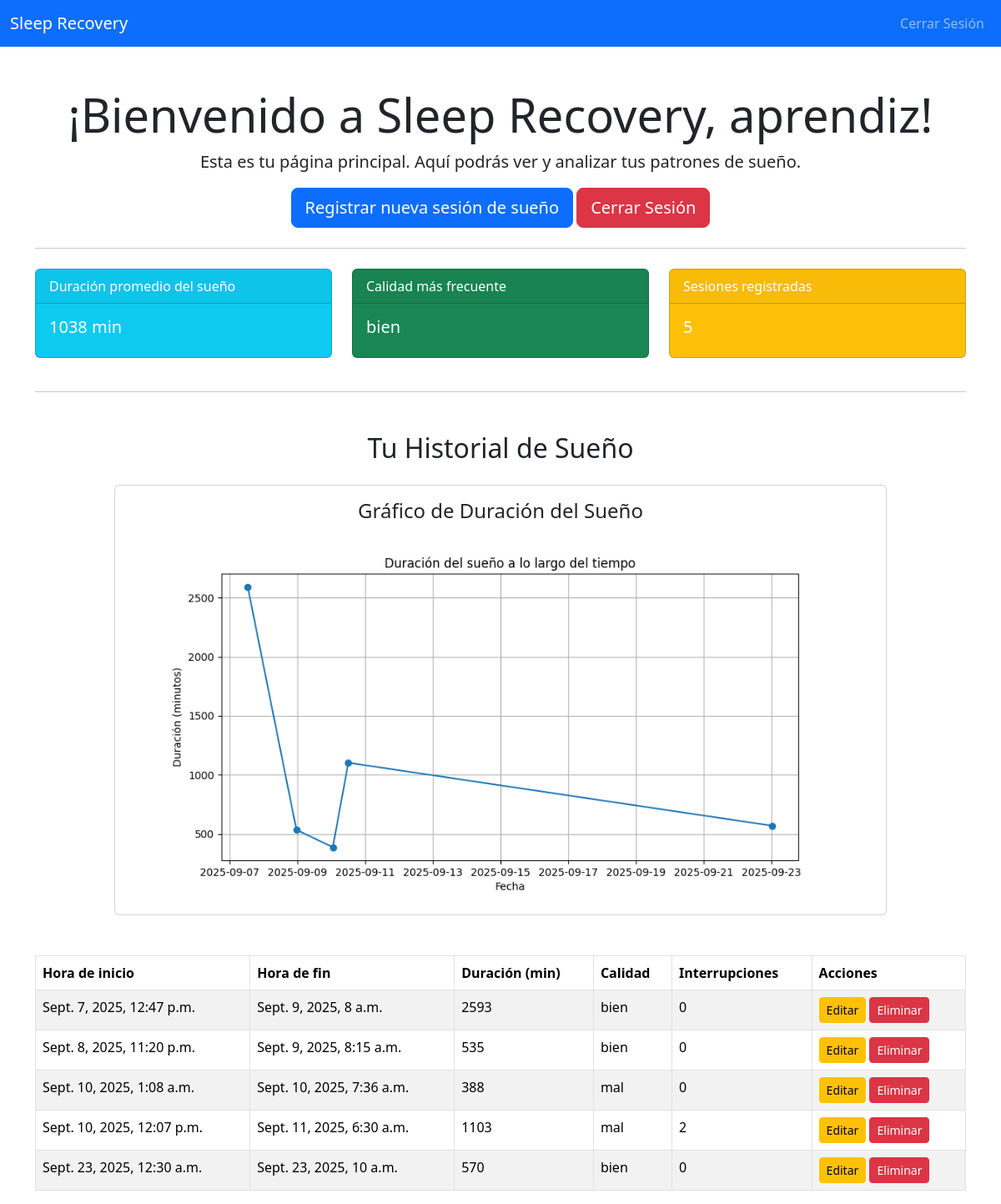
The app's page / (signed in) with its own data.
### users/models.py (models this page shows, shortened)
class SleepQualityOption(models.Model):
    quality_label = models.CharField(max_length=255, unique=True)
    def __str__(self):
        return self.quality_label

class SleepSession(models.Model):
    user = models.ForeignKey(User, on_delete=models.CASCADE)
    start_time = models.DateTimeField()
    end_time = models.DateTimeField()
    duration = models.IntegerField() # Duration in minutes
    quality = models.ForeignKey(SleepQualityOption, on_delete=models.SET_NULL, null=True)
    sleep_interruptions = models.IntegerField(default=0, null=True, blank=True)
    sleep_stage_data = models.JSONField(null=True, blank=True)
    recorded_at = models.DateTimeField(auto_now_add=True)

### users/views.py (the view)
# urls.py: path('', views.dashboard, name='dashboard'),
@login_required
def dashboard(request):
    sleep_sessions = SleepSession.objects.filter(user=request.user).order_by('start_time')
    sessions_data = list(sleep_sessions.values('start_time', 'end_time', 'duration', 'quality__quality_label'))
    chart_url = None
    average_duration = 0
    total_sessions = 0
    most_frequent_quality = "No hay datos"
    if sessions_data:
        df = pd.DataFrame(sessions_data)
        plt.figure(figsize=(10, 5))
        plt.plot(df['start_time'], df['duration'], marker='o')
        plt.title('Duración del sueño a lo largo del tiempo')
        plt.xlabel('Fecha')
        plt.ylabel('Duración (minutos)')
        plt.grid(True)
        buf = io.BytesIO()
        plt.savefig(buf, format='png')
        buf.seek(0)
        chart_url = base64.b64encode(buf.getvalue()).decode('utf8')
        buf.close()
        average_duration = df['duration'].mean()
        total_sessions = len(df)
        most_frequent_quality_series = df['quality__quality_label'].mode()
        if not most_frequent_quality_series.empty:
            most_frequent_quality = most_frequent_quality_series.iloc[0]
    context = {
        'sleep_sessions': sleep_sessions,
        'average_duration': average_duration,
        'total_sessions': total_sessions,
        'most_frequent_quality': most_frequent_quality,
        'chart_url': chart_url
    }
    return render(request, 'users/dashboard.html', context)

### users/templates/users/dashboard.html (shortened to what this page needs)
{% extends 'users/base.html' %}
{% block content %}
<div class="container mt-5">
    <div class="jumbotron text-center">
        <h1 class="display-4">¡Bienvenido a Sleep Recovery, {{ user.username }}!</h1>
        <p class="lead">Esta es tu página principal. Aquí podrás ver y analizar tus patrones de sueño.</p>
        <a class="btn btn-primary btn-lg" href="{% url 'add_sleep_session' %}" role="button">Registrar nueva sesión de sueño</a>
        <a class="btn btn-danger btn-lg" href="{% url 'logout' %}" role="button">Cerrar Sesión</a>
    </div>
    <hr class="my-4">
    {% if sleep_sessions %}
    <div class="row">
        <div class="col-md-4">
            <div class="card text-white bg-info mb-3">
                <div class="card-header">Duración promedio del sueño</div>
                <div class="card-body">
                    <h5 class="card-title">{{ average_duration|floatformat:0 }} min</h5>
                </div>
            </div>
        </div>
        <div class="col-md-4">
            <div class="card text-white bg-success mb-3">
                <div class="card-header">Calidad más frecuente</div>
                <div class="card-body">
                    <h5 class="card-title">{{ most_frequent_quality }}</h5>
                </div>
            </div>
        </div>
        <div class="col-md-4">
            <div class="card text-white bg-warning mb-3">
                <div class="card-header">Sesiones registradas</div>
                <div class="card-body">
                    <h5 class="card-title">{{ total_sessions }}</h5>
                </div>
            </div>
        </div>
    </div>
    <hr class="my-4">
    <h2 class="text-center mt-5">Tu Historial de Sueño</h2>
    {% if chart_url %}
    <div class="row mt-4 mb-5 justify-content-center">
        <div class="col-md-10">
            <div class="card">
                <div class="card-body">
                    <h4 class="card-title text-center">Gráfico de Duración del Sueño</h4>
                    <img class="img-fluid" alt="Gráfico de duración del sueño">
                </div>
            </div>
        </div>
    </div>
    {% endif %}
    <table class="table table-striped table-bordered mt-4">
        <thead class="bg-dark text-white">
            <tr>
                <th scope="col">Hora de inicio</th>
                <th scope="col">Hora de fin</th>
                <th scope="col">Duración (min)</th>
                <th scope="col">Calidad</th>
                <th scope="col">Interrupciones</th>
                <th scope="col">Acciones</th>
            </tr>
        </thead>
        <tbody>
            {% for session in sleep_sessions %}
            <tr>
                <td>{{ session.start_time }}</td>
                <td>{{ session.end_time }}</td>
                <td>{{ session.duration|floatformat:0 }}</td>
                <td>{{ session.quality }}</td>
                <td>{{ session.sleep_interruptions }}</td>
                <td>
                    <a href="{% url 'edit_sleep_session' session.id %}" class="btn btn-warning btn-sm">Editar</a>
                    <a href="{% url 'delete_sleep_session' session.id %}" class="btn btn-danger btn-sm">Eliminar</a>
                </td>
            </tr>
            {% endfor %}
        </tbody>
    </table>
    {% else %}
    <p class="text-center mt-5">Aún no has registrado ninguna sesión de sueño. ¡Comienza ahora!</p>
    {% endif %}
</div>
{% endblock %}

### records on screen
SleepQualityOption: quality_label "bien"
SleepSession: start_time "Sept. 7, 2025, 12:47 p.m.", end_time "Sept. 9, 2025, 8 a.m.", duration "2593", quality "bien", sleep_interruptions "0"
SleepSession: start_time "Sept. 8, 2025, 11:20 p.m.", end_time "Sept. 9, 2025, 8:15 a.m.", duration "535", quality "bien", sleep_interruptions "0"
SleepSession: start_time "Sept. 10, 2025, 1:08 a.m.", end_time "Sept. 10, 2025, 7:36 a.m.", duration "388", quality "mal", sleep_interruptions "0"
SleepSession: start_time "Sept. 10, 2025, 12:07 p.m.", end_time "Sept. 11, 2025, 6:30 a.m.", duration "1103", quality "mal", sleep_interruptions "2"
SleepSession: start_time "Sept. 23, 2025, 12:30 a.m.", end_time "Sept. 23, 2025, 10 a.m.", duration "570", quality "bien", sleep_interruptions "0"

### other values on screen
{{ user.username }} "aprendiz"
{{ average_duration|floatformat:0 }} "1038"
{{ total_sessions }} "5"
